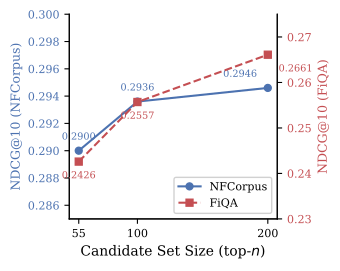

Write the Python code that produced this figure.
#!/usr/bin/env python3
"""Figure 3: top_n vs NDCG@10 曲线 -- NFCorpus + FiQA 双数据集"""

import matplotlib
matplotlib.use('Agg')
import matplotlib.pyplot as plt
import numpy as np

plt.rcParams.update({
    'font.family': 'serif',
    'font.size': 10,
    'text.usetex': False,
    'figure.dpi': 300,
})

# 数据
top_n_vals = [55, 100, 200]

nfcorpus = [0.2900, 0.2936, 0.2946]
fiqa     = [0.2426, 0.2557, 0.2661]

fig, ax1 = plt.subplots(figsize=(3.5, 2.8))

color_nf = '#4C72B0'
color_fq = '#C44E52'

# NFCorpus (左Y轴)
ln1 = ax1.plot(top_n_vals, nfcorpus, 'o-', color=color_nf,
               linewidth=1.5, markersize=5, label='NFCorpus')
ax1.set_xlabel('Candidate Set Size (top-$n$)', fontsize=10)
ax1.set_ylabel('NDCG@10 (NFCorpus)', fontsize=9, color=color_nf)
ax1.tick_params(axis='y', labelcolor=color_nf, labelsize=8)
ax1.tick_params(axis='x', labelsize=8)

# FiQA (右Y轴)
ax2 = ax1.twinx()
ln2 = ax2.plot(top_n_vals, fiqa, 's--', color=color_fq,
               linewidth=1.5, markersize=5, label='FiQA')
ax2.set_ylabel('NDCG@10 (FiQA)', fontsize=9, color=color_fq)
ax2.tick_params(axis='y', labelcolor=color_fq, labelsize=8)

# 合并图例
lns = ln1 + ln2
labs = [l.get_label() for l in lns]
ax1.legend(lns, labs, loc='lower right', fontsize=8,
           frameon=True, framealpha=0.9, edgecolor='#cccccc')

# 标注数据点值（手动控制偏移避免重叠）
nf_offsets = [(0, 8), (0, 8), (-20, 8)]    # top-200 偏左
fq_offsets = [(0, -12), (0, -12), (20, -12)]  # top-200 偏右
for i, v in enumerate(nfcorpus):
    ax1.annotate(f'{v:.4f}', (top_n_vals[i], v),
                 xytext=nf_offsets[i], textcoords='offset points',
                 fontsize=7, ha='center', color=color_nf)

for i, v in enumerate(fiqa):
    ax2.annotate(f'{v:.4f}', (top_n_vals[i], v),
                 xytext=fq_offsets[i], textcoords='offset points',
                 fontsize=7, ha='center', color=color_fq)

# X轴刻度
ax1.set_xticks(top_n_vals)
ax1.set_xticklabels(['55', '100', '200'])

ax1.spines['top'].set_visible(False)
ax2.spines['top'].set_visible(False)

# 设置合理Y轴范围
ax1.set_ylim(0.285, 0.300)
ax2.set_ylim(0.230, 0.275)

plt.tight_layout()
fig.savefig('/home/amd/HEZIMENG/legal-assistant/word/arxiv/figures/fig3_topn.pdf',
            bbox_inches='tight', dpi=300)
plt.close()
print('Figure 3 saved.')
